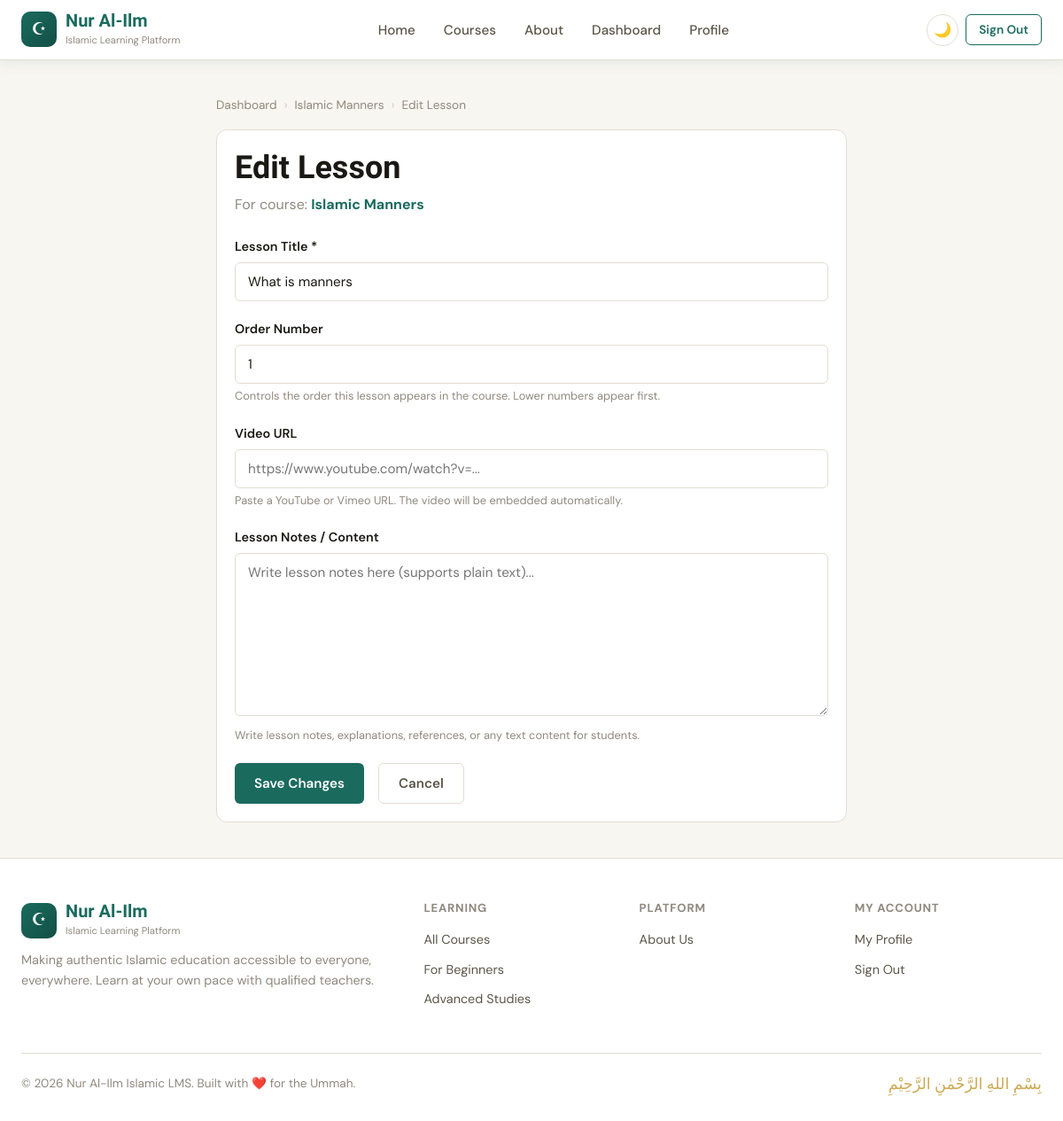
The app's page /courses/islamic-manners/lessons/12/edit/ (signed in) with its own data.
### courses/models.py (models this page shows, shortened)
class Course(models.Model):
    class Level(models.TextChoices):
        BEGINNER = 'beginner', 'Beginner'
        INTERMEDIATE = 'intermediate', 'Intermediate'
        ADVANCED = 'advanced', 'Advanced'
    teacher = models.ForeignKey(
        settings.AUTH_USER_MODEL,
        on_delete=models.CASCADE,
        related_name='courses_taught',
        limit_choices_to={'role': 'teacher'},
    )
    category = models.ForeignKey(
        Category,
        on_delete=models.SET_NULL,
        null=True,
        blank=True,
        related_name='courses',
        help_text="The subject area this course belongs to.",
    )
    title = models.CharField(max_length=200)
    slug = models.SlugField(unique=True, blank=True)
    thumbnail = models.ImageField(upload_to='thumbnails/', blank=True, null=True)
    short_description = models.CharField(max_length=300)
    full_description = models.TextField()
    level = models.CharField(max_length=15, choices=Level.choices, default=Level.BEGINNER)
    duration = models.CharField(max_length=100, help_text="e.g. '8 weeks', '40 hours'")
    is_published = models.BooleanField(default=False)
    created_at = models.DateTimeField(auto_now_add=True)
    updated_at = models.DateTimeField(auto_now=True)
    class Meta:
        ordering = ['-created_at']

class Lesson(models.Model):
    course = models.ForeignKey(
        Course,
        on_delete=models.CASCADE,
        related_name='lessons',
    )
    title = models.CharField(max_length=200)
    video_url = models.URLField(
        blank=True,
        null=True,
        help_text="YouTube, Vimeo, or any embeddable video URL"
    )
    note_content = models.TextField(blank=True, null=True)
    order = models.PositiveIntegerField(default=0)
    created_at = models.DateTimeField(auto_now_add=True)
    class Meta:
        ordering = ['order', 'created_at']

### courses/views.py (the view)
# urls.py: path('<slug:course_slug>/lessons/<int:lesson_id>/edit/', views.lesson_edit, name='lesson_edit'),
@login_required
def lesson_edit(request, course_slug, lesson_id):
    course = get_object_or_404(Course, slug=course_slug)
    lesson = get_object_or_404(Lesson, id=lesson_id, course=course)
    if course.teacher != request.user:
        raise PermissionDenied
    if request.method == 'POST':
        form = LessonForm(request.POST, instance=lesson)
        if form.is_valid():
            form.save()
            messages.success(request, "Lesson updated!")
            return redirect('course_manage', slug=course_slug)
    else:
        form = LessonForm(instance=lesson)
    return render(request, 'courses/lesson_form.html', {
        'form': form,
        'course': course,
        'lesson': lesson,
        'action': 'Edit',
    })

### courses/forms.py
class LessonForm(forms.ModelForm):
    class Meta:
        model = Lesson
        fields = ('title', 'video_url', 'note_content', 'order')
        widgets = {
            'title': forms.TextInput(attrs={
                'placeholder': 'Lesson title'
            }),
            'video_url': forms.URLInput(attrs={
                'placeholder': 'https://www.youtube.com/watch?v=...'
            }),
            'note_content': forms.Textarea(attrs={
                'rows': 8,
                'placeholder': 'Write lesson notes here (supports plain text)...'
            }),
            'order': forms.NumberInput(attrs={
                'min': 0
            }),
        }

### accounts/models.py (called while the page is built)
    @property
    def is_student(self):
        return self.role == self.Role.STUDENT

    @property
    def is_teacher(self):
        return self.role == self.Role.TEACHER

### courses/templates/courses/lesson_form.html (shortened to what this page needs)
{% extends 'base.html' %}
{% block content %}
<div class="section-sm">
  <div class="container" style="max-width:760px;">
    <div class="breadcrumb">
      <a href="{% url 'teacher_dashboard' %}">Dashboard</a>
      <span class="sep">›</span>
      <a href="{% url 'course_manage' course.slug %}">{{ course.title }}</a>
      <span class="sep">›</span>
      <span>{{ action }} Lesson</span>
    </div>
    <div class="card">
      <div class="card-body">
        <h2 style="margin-bottom:6px;">{{ action }} Lesson</h2>
        <p style="margin-bottom:24px;color:var(--text-3);">
          For course: <strong style="color:var(--primary);">{{ course.title }}</strong>
        </p>
        <form method="post" novalidate>
          <div class="form-group">
            <label class="form-label">Lesson Title *</label>
            {{ form.title }}
          </div>
          <div class="form-group">
            <label class="form-label">Order Number</label>
            {{ form.order }}
            <p class="form-hint">Controls the order this lesson appears in the course. Lower numbers appear first.</p>
          </div>
          <div class="form-group">
            <label class="form-label">Video URL</label>
            {{ form.video_url }}
            <p class="form-hint">Paste a YouTube or Vimeo URL. The video will be embedded automatically.</p>
          </div>
          <div class="form-group">
            <label class="form-label">Lesson Notes / Content</label>
            {{ form.note_content }}
            <p class="form-hint">Write lesson notes, explanations, references, or any text content for students.</p>
          </div>
          <div class="flex gap-2" style="margin-top:8px;">
            <button type="submit" class="btn btn-primary">
              {% if action == 'Add' %}Add Lesson{% else %}Save Changes{% endif %}
            </button>
            <a href="{% url 'course_manage' course.slug %}" class="btn btn-ghost">Cancel</a>
          </div>
        </form>
      </div>
    </div>
  </div>
</div>
{% endblock %}

### static/css/main.css (style rules this page uses)
:root { --bg: #f8f6f1; --surface: #ffffff; --surface-2: #f0ece4; --border: #e2ddd4; --text: #1a1814; --text-2: #5c5649; --text-3: #8f897f; --primary: #1a6b5e; --primary-d: #124f45; --primary-l: #e8f5f2; --gold: #b8860b; --gold-l: #fdf8ec; --gold-bright: #d4a017; --danger: #c0392b; --success: #27ae60; --radius: 12px; --radius-sm: 6px; --shadow: 0 2px 16px rgba(26,107,94,.10); --shadow-md: 0 4px 32px rgba(26,107,94,.14); --transition: .22s cubic-bezier(.4,0,.2,1); --nav-height: 68px; --font-body: 'DM Sans', system-ui, sans-serif; --font-display:'Scheherazade New', serif; }
*, *::before, *::after { box-sizing: border-box; margin: 0; padding: 0; }
html { scroll-behavior: smooth; }
body { font-family: var(--font-body); background: var(--bg); color: var(--text); line-height: 1.6; font-size: 16px; transition: background var(--transition), color var(--transition); }
a { color: var(--primary); text-decoration: none; transition: color var(--transition); }
h1, h2, h3, h4, h5 { font-family: var(--font-display); line-height: 1.25; color: var(--text); }
h2 { font-size: clamp(1.5rem, 3vw, 2.25rem); font-weight: 700; }
p { color: var(--text-2); }
.container { max-width: 1200px; margin: 0 auto; padding: 0 24px; }
.btn { display: inline-flex; align-items: center; gap: 7px; padding: 10px 22px; border-radius: var(--radius-sm); font-family: var(--font-body); font-size: .95rem; font-weight: 600; cursor: pointer; border: none; transition: all var(--transition); text-decoration: none; white-space: nowrap; }
.btn-primary { background: var(--primary); color: #fff; }
.btn-ghost { background: transparent; color: var(--text-2); border: 1.5px solid var(--border); }
.card { background: var(--surface); border: 1px solid var(--border); border-radius: var(--radius); overflow: hidden; transition: all var(--transition); }
.card-body { padding: 20px; }
.section-sm { padding: 40px 0; }
.form-group { margin-bottom: 20px; }
.form-label { display: block; font-weight: 600; font-size: .9rem; color: var(--text); margin-bottom: 6px; }
.form-control { width: 100%; padding: 11px 14px; border: 1.5px solid var(--border); border-radius: var(--radius-sm); font-family: var(--font-body); font-size: .95rem; background: var(--surface); color: var(--text); transition: all var(--transition); outline: none; }
textarea.form-control { resize: vertical; min-height: 120px; }
.form-hint { font-size: .8rem; color: var(--text-3); margin-top: 4px; }
.flex { display: flex; }
.gap-2 { gap: 16px; }
.breadcrumb { display: flex; align-items: center; gap: 8px; font-size: .85rem; color: var(--text-3); margin-bottom: 16px; }
.breadcrumb a { color: var(--text-3); }
.breadcrumb .sep { opacity: .4; }

### records on screen
Course: title "Islamic Manners"
Lesson: title "What is manners", order "1"

### other values on screen
{{ action }} "Edit"
